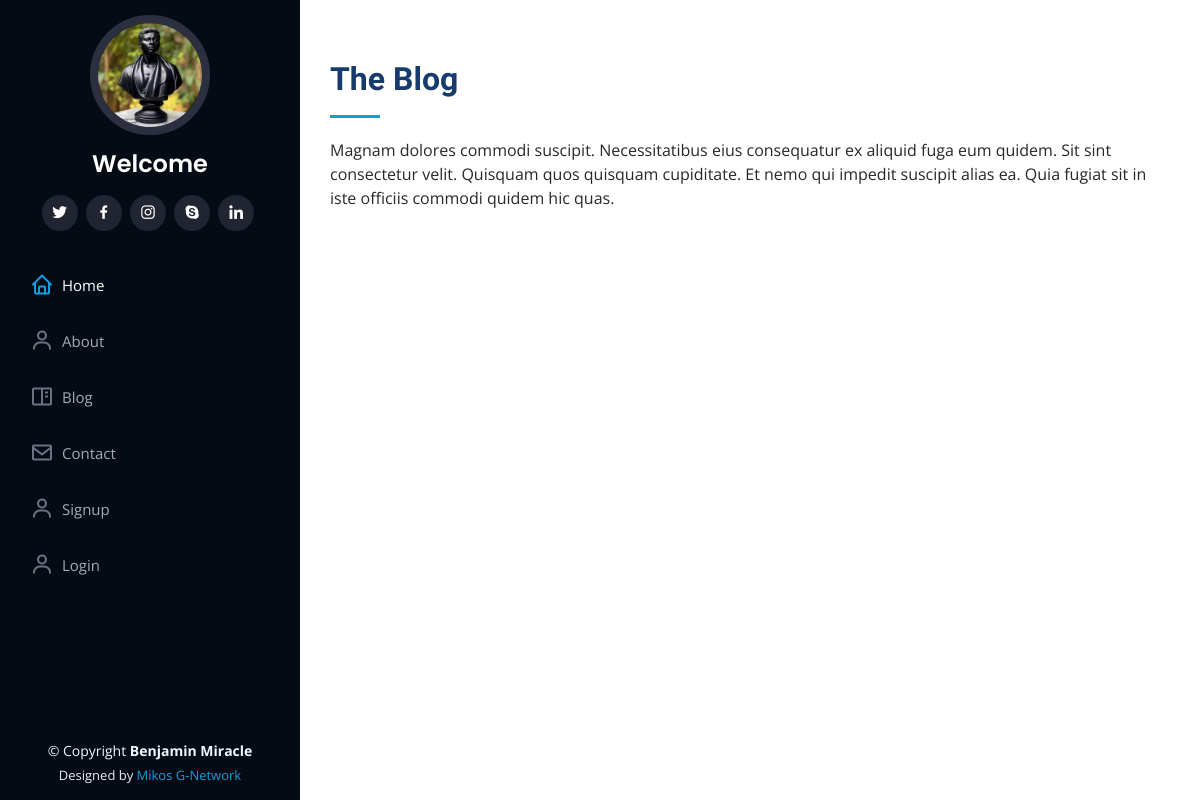
The app's page /blog, older data.
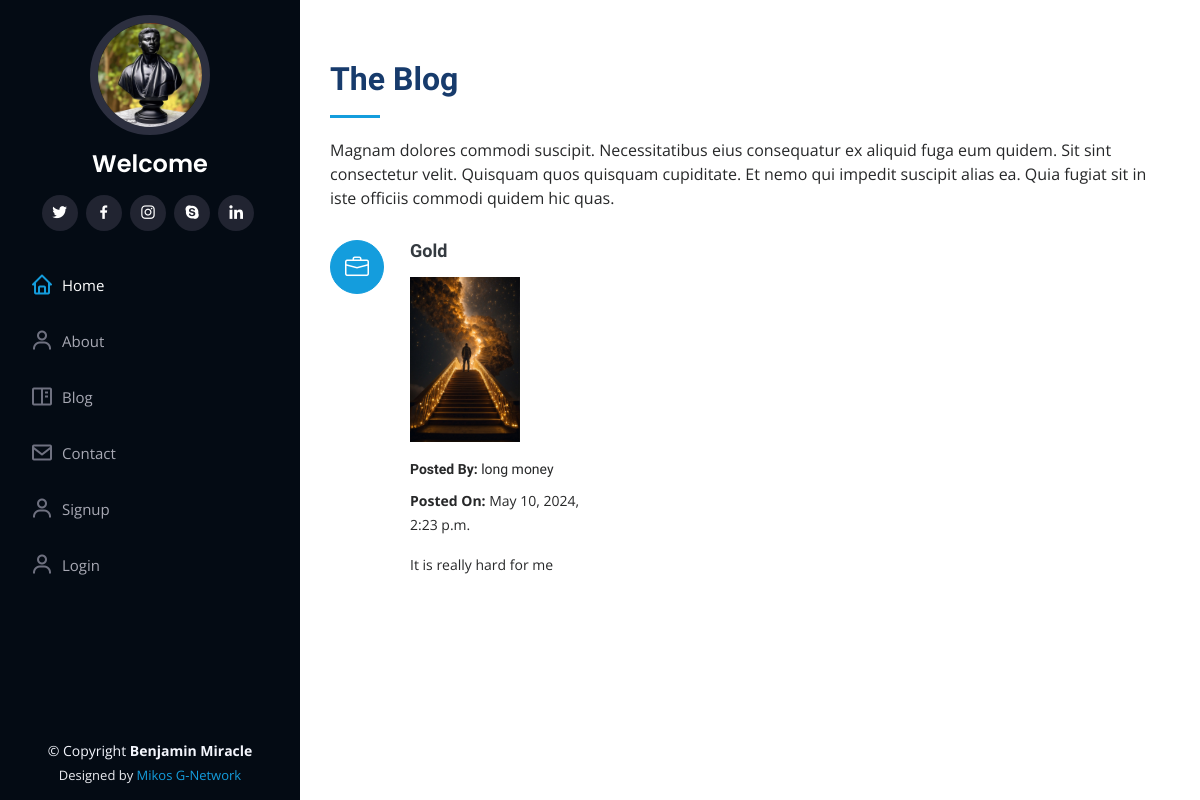
The same page, newer data.
### portfolio/models.py (models this page shows, shortened)
class Blogs(models.Model):
    title=models.CharField(max_length=60)
    description=models.TextField()
    authname=models.CharField(max_length=15)
    img=models.ImageField(upload_to='blog',blank=True, null=True)
    timeStamp=models.DateTimeField(auto_now_add=True)

### portfolio/views.py (the view)
# urls.py: path('blog', views.handleblog, name="handleblog"),
def handleblog(request):
    posts=Blogs.objects.all()
    context={"posts": posts}
    return render(request, "blog.html", context)

### templates/blog.html (shortened to what this page needs)
{% extends "basic.html" %}
{% block body %}
  {% load static %}
    <section id="services" class="services">
        <div class="container">
          <div class="section-title">
            <h2>The Blog</h2>
            <p>Magnam dolores commodi suscipit. Necessitatibus eius consequatur ex aliquid fuga eum quidem.
                Sit sint consectetur velit. Quisquam quos quisquam cupiditate. Et nemo qui impedit suscipit
                alias ea. Quia fugiat sit in iste officiis commodi quidem hic quas.</p>
          </div>
          <div class="row">
            {% for post in posts reversed %}
                <div class="col-lg-4 col-md-6 icon-box" data-aos="fade-up">
                  <div class="icon"><i class="bi bi-briefcase"></i></div>
                  <h4 class="title"><a href=""> {{post.title}}</a></h4>
                  <div class="col-lg-5 title" data-aos="fade-right">
                    <img src="{{post.img.url}}" class="img-fluid" alt="no-image">
                  </div>
                  <h6 class="description"><b>Posted By:</b>  {{post.authname}}</h6>
                  <p class="description"><b>Posted On:</b>  {{post.timeStamp}}</p>
                  <p class="description">  {{post.description}}</p>
                </div>
            {% endfor %}
          </div>
        </div>
      </section>
{% endblock body %}

Row changes from the older to the newer data that the page shows:
added Blogs: title "Gold", img (picture), authname "long money", timeStamp "May 10, 2024, 2:23 p.m.", description "It is really hard for me"
